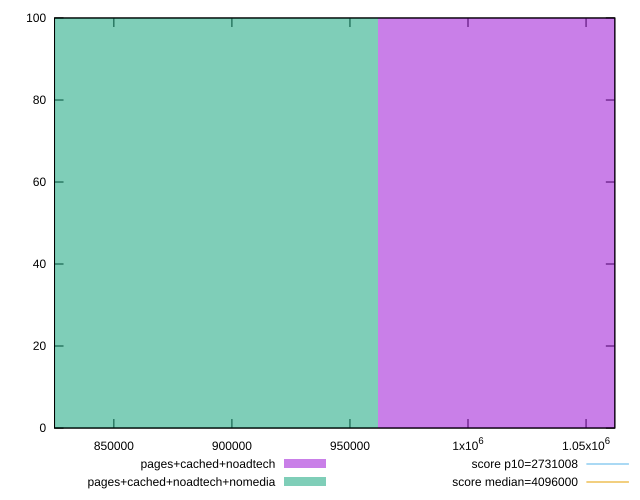

Recreate this plot in gnuplot.
reset

$pagesCachedNoadtech <<EOF
1099493.7957994433 100
EOF

$pagesCachedNoadtechNomedia <<EOF
824620.3468495824 100
EOF

set key outside below
set boxwidth 274873.4489498608
set xrange [824869:1062185]
set yrange [0:100]
set trange [0:100]
set style fill transparent solid 0.5 noborder

set parametric
set terminal svg size 640, 500 enhanced background rgb 'white'
set output "report_00014_2021-02-09T15:56:05.503Z/total-byte-weight/comparison/histogram/2_vs_3.svg"

plot $pagesCachedNoadtech title "pages+cached+noadtech" with boxes, \
     $pagesCachedNoadtechNomedia title "pages+cached+noadtech+nomedia" with boxes, \
     2731008,t title "score p10=2731008", \
     4096000,t title "score median=4096000"

reset
